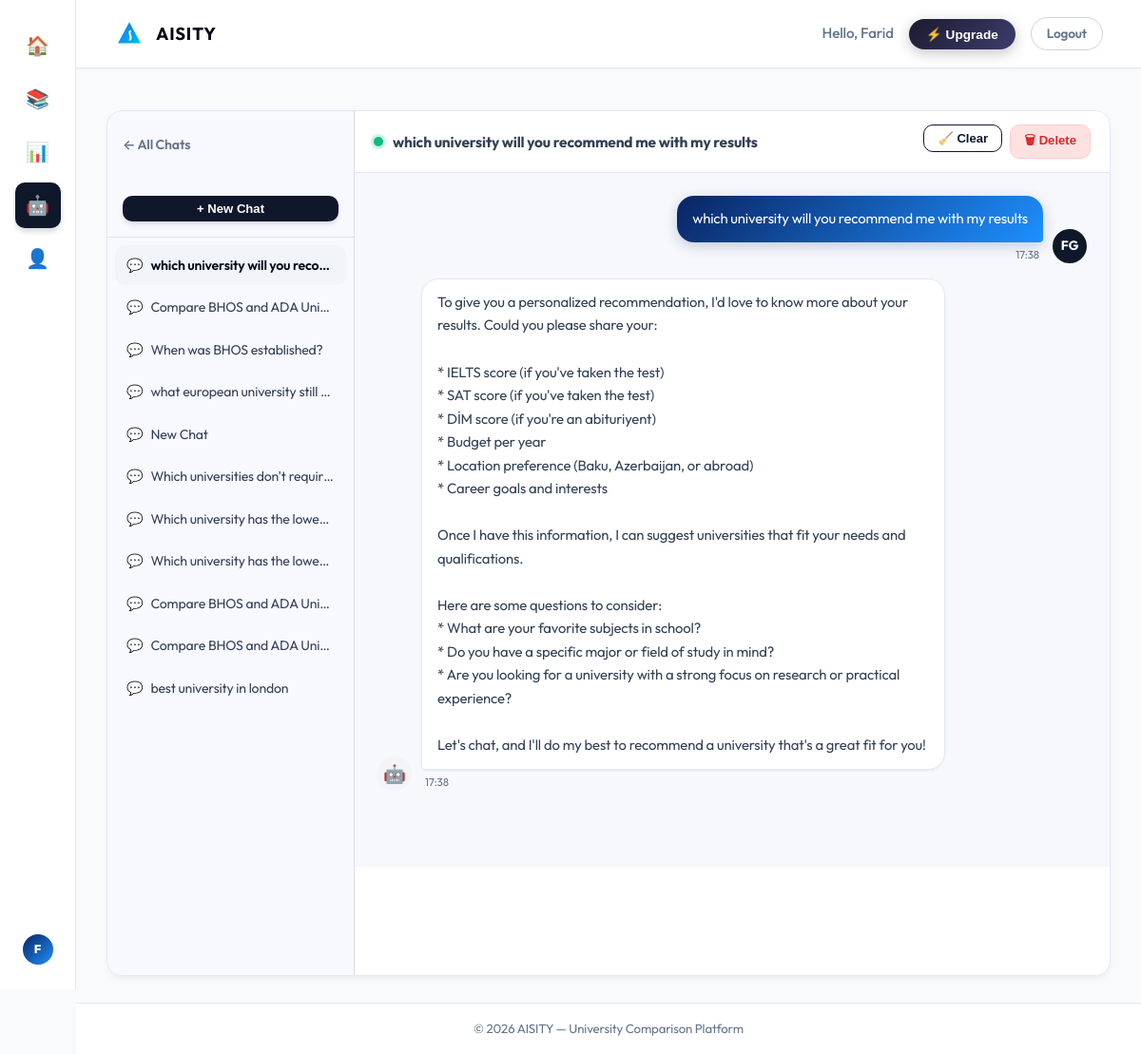
/ai/session/32/ (signed in), run on the app's committed database.
### ai_advisor/models.py (models this page shows, shortened)
class ChatSession(models.Model):
    user = models.ForeignKey(User, on_delete=models.CASCADE, related_name='chat_sessions')
    title = models.CharField(max_length=200, blank=True, default='New Chat')
    created_at = models.DateTimeField(auto_now_add=True)
    updated_at = models.DateTimeField(auto_now=True)
    class Meta:
        ordering = ['-updated_at']

class ChatMessage(models.Model):
    ROLE_CHOICES = [('user', 'User'), ('assistant', 'Assistant')]
    session = models.ForeignKey(ChatSession, on_delete=models.CASCADE, related_name='messages')
    role = models.CharField(max_length=10, choices=ROLE_CHOICES)
    content = models.TextField()
    created_at = models.DateTimeField(auto_now_add=True)
    class Meta:
        ordering = ['created_at']

### ai_advisor/views.py (the view)
# urls.py: path('session/<int:session_id>/', views.chat_session_view, name='chat_session'),
@login_required
def chat_session_view(request, session_id):
    session = get_object_or_404(ChatSession, pk=session_id, user=request.user)
    chat_messages = session.messages.order_by('created_at')
    all_sessions = ChatSession.objects.filter(user=request.user)
    profile = None
    try:
        profile = request.user.userprofile
    except Exception:
        pass
    return render(request, 'ai_advisor/chat_session.html', {
        'session': session,
        'chat_messages': chat_messages,
        'all_sessions': all_sessions,
        'profile': profile,
    })

### templates/ai_advisor/chat_session.html (shortened to what this page needs)
{% extends 'base.html' %}
{% block content %}
<div class="chat-layout">
    <aside class="chat-sidebar">
        <div class="chat-sidebar-top">
            <a href="{% url 'chat_home' %}" class="back-link" style="font-size:.88rem">← All Chats</a>
            <form method="post" action="{% url 'chat_home' %}" style="margin-top:10px">
                <button type="submit" class="btn-primary btn-sm" style="width:100%">+ New Chat</button>
            </form>
        </div>
        <div class="chat-sidebar-sessions">
            {% for s in all_sessions %}
            <a href="{% url 'chat_session' s.pk %}"
               class="sidebar-session {% if s.pk == session.pk %}active{% endif %}">
                <span>💬</span>
                <span class="sidebar-session-title">{{ s.title|truncatechars:32 }}</span>
            </a>
            {% endfor %}
        </div>
    </aside>
    <div class="chat-main">
        <div class="chat-topbar">
            <div class="chat-topbar-left">
                <span class="ai-status-dot"></span>
                <span class="chat-topbar-title" id="session-title-display">{{ session.title }}</span>
            </div>
            <div class="chat-topbar-actions">
                <form method="post" action="{% url 'clear_session' session.pk %}" style="display:inline">
                    <button type="submit" class="btn-outline btn-sm"
                        onclick="return confirm('Clear all messages in this chat?')">🧹 Clear</button>
                </form>
                <form method="post" action="{% url 'delete_session' session.pk %}" style="display:inline">
                    <button type="submit" class="btn-remove btn-sm"
                        onclick="return confirm('Delete this conversation?')">🗑 Delete</button>
                </form>
            </div>
        </div>
        <div class="chat-messages" id="chat-messages">
            {% for msg in chat_messages %}
            <div class="chat-message {% if msg.role == 'user' %}msg-user{% else %}msg-assistant{% endif %}">
                <div class="msg-avatar">
                    {% if msg.role == 'user' %}
                        {{ request.user.first_name|slice:":1"|upper }}{{ request.user.last_name|slice:":1"|upper }}
                    {% else %}
                        🤖
                    {% endif %}
                </div>
                <div class="msg-bubble">
                    <div class="msg-content">{{ msg.content }}</div>
                    <span class="msg-time">{{ msg.created_at|date:"H:i" }}</span>
                </div>
            </div>
            {% endfor %}
        </div>
        <div class="chat-input-bar">
            <div class="chat-input-wrapper">
                <textarea
                    id="chat-input"
                    class="chat-textarea"
                    placeholder="Ask about universities, majors, scholarships…"
                    rows="1"
                    maxlength="2000"
                ></textarea>
                <button id="send-btn" class="chat-send-btn" title="Send (Enter)">
                    <svg width="20" height="20" viewBox="0 0 24 24" fill="none" stroke="currentColor" stroke-width="2.5" stroke-linecap="round" stroke-linejoin="round">
                        <line x1="22" y1="2" x2="11" y2="13"></line>
                        <polygon points="22 2 15 22 11 13 2 9 22 2"></polygon>
                    </svg>
                </button>
            </div>
            <p class="chat-hint">Press <kbd>Enter</kbd> to send &middot; <kbd>Shift+Enter</kbd> for new line</p>
        </div>
    </div>
</div>
{% endblock %}

### templates/base.html (shortened to what this page needs)
<!DOCTYPE html>
<html lang="en">
<head>
    <link rel="stylesheet" href="/static/css/main.css">
</head>
<body>
{% if user.is_authenticated %}
<div class="app-shell">
    <aside class="sidebar">
        <nav class="sidebar-nav">
            <a href="{% url 'home' %}"
               class="sidebar-link {% if request.resolver_match.url_name == 'home' %}active{% endif %}"
               data-tip="Home">🏠</a>
            <a href="{% url 'my_universities' %}"
               class="sidebar-link {% if request.resolver_match.url_name == 'my_universities' %}active{% endif %}"
               data-tip="My Universities">📚</a>
            <a href="{% url 'rank_yourself' %}"
               class="sidebar-link {% if request.resolver_match.url_name == 'rank_yourself' %}active{% endif %}"
               data-tip="Rank Yourself">📊</a>
            <a href="{% url 'chat_home' %}"
               class="sidebar-link {% if request.resolver_match.url_name == 'chat_home' or request.resolver_match.url_name == 'chat_session' %}active{% endif %}"
               data-tip="AI Consultant">🤖</a>
            <a href="{% url 'profile' %}"
               class="sidebar-link {% if request.resolver_match.url_name == 'profile' %}active{% endif %}"
               data-tip="My Account">👤</a>
        </nav>
        <div class="sidebar-bottom">
            <a href="{% url 'profile' %}" class="sidebar-avatar" data-tip="{{ user.first_name|default:user.username }}">
                {{ user.first_name|first|upper|default:user.username|first|upper }}
            </a>
        </div>
    </aside>
    <div class="main-column">
        <header class="topbar">
            <div class="topbar-left">
                <a href="{% url 'home' %}" class="topbar-brand">
                    <img src="/static/img/logo.svg" alt="AISITY" class="topbar-logo-img">
                    <span class="topbar-brand-name">AISITY</span>
                </a>
            </div>
            <div class="topbar-right">
                <span class="topbar-greeting">Hello, {{ user.first_name|default:user.username }}</span>
                <button class="btn-upgrade" onclick="document.getElementById('upgrade-modal').classList.add('open')">⚡ Upgrade</button>
                <a href="{% url 'logout' %}" class="btn-logout">Logout</a>
            </div>
        </header>
        <main class="main-content">
            {% block content %}{% endblock %}
        </main>
        <footer class="footer">
            <div class="footer-container">
                <p>© 2026 AISITY — University Comparison Platform</p>
            </div>
        </footer>
    </div>
</div>
{% endif %}
</body>
</html>

### data on the page
ChatSession: title "which university will you reco…", title "which university will you recommend me with my results"
ChatSession: title "Compare BHOS and ADA Uni…"
ChatSession: title "When was BHOS established?"
ChatSession: title "what european university still …"
ChatSession: title "New Chat"
ChatSession: title "Which universities don't requir…"
ChatSession: title "Which university has the lowes…"
ChatSession: title "Which university has the lowes…"
ChatSession: title "Compare BHOS and ADA Uni…"
ChatSession: title "Compare BHOS and ADA Uni…"
ChatSession: title "best university in london"
ChatMessage: content "which university will you recommend me with my results", created_at "17:38"
ChatMessage: content "To give you a personalized recommendation, I'd love to know more about your results. Could you please share your: * IELTS score (if you've taken the test) * SAT score (if you've taken the test) * DİM score (if you're an abituriyent) * Budget per year * Location preference (Baku, Azerbaijan, or abroad) * Career goals and interests Once I have this information, I can suggest universities that fit your needs and qualifications. Here are some questions to consider: * What are your favorite subjects in school? * Do you have a specific major or field of study in mind? * Are you looking for a university with a strong focus on research or practical experience? Let's chat, and I'll do my best to…", created_at "17:38"

### other printed values
{{ user.first_name|first|upper|default:user.username|first|upper }} "F"
{{ user.first_name|default:user.username }} "Farid"
{{ request.user.first_name|slice:":1"|upper }} "F"
{{ request.user.last_name|slice:":1"|upper }} "G"
